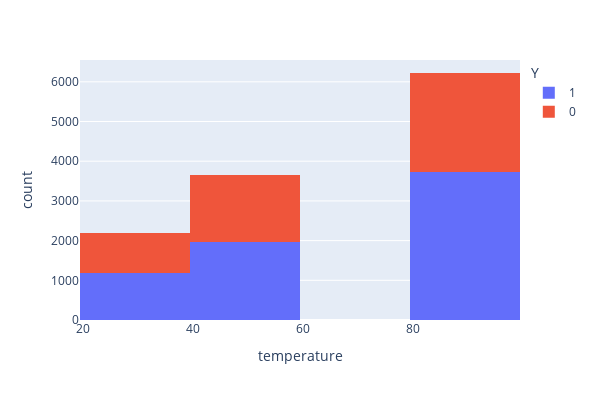

The notebook cell this image was saved under:
### Markdown cell above
6. Use a histogram to visualize the temperature column.

### Code cell
#sns.histplot(clean_data, x='temperature', hue='Y')
px.histogram(data_frame=clean_data, x='temperature', color='Y', width=600, height=400)
# ratio of acceptance for all the temperatures seem similar though 
# 80 degree temperature seems to be higher

### Figure 1 — Plotly figure (JSON) as saved in the notebook; plotly's stock layout.template omitted (floating-point values rounded to 4 significant figures; data arrays with more than 128 entries replaced by an {"elided": "..."} marker saying what was removed)
{"data": [{"alignmentgroup": "True", "bingroup": "x", "hovertemplate": "Y=1<br>temperature=%{x}<br>count=%{y}<extra></extra>", "legendgroup": "1", "marker": {"color": "#636efa", "pattern": {"shape": ""}}, "name": "1", "offsetgroup": "1", "orientation": "v", "showlegend": true, "type": "histogram", "x": {"elided": "6877 int values"}, "xaxis": "x", "yaxis": "y"}, {"alignmentgroup": "True", "bingroup": "x", "hovertemplate": "Y=0<br>temperature=%{x}<br>count=%{y}<extra></extra>", "legendgroup": "0", "marker": {"color": "#EF553B", "pattern": {"shape": ""}}, "name": "0", "offsetgroup": "0", "orientation": "v", "showlegend": true, "type": "histogram", "x": {"elided": "5202 int values"}, "xaxis": "x", "yaxis": "y"}], "layout": {"barmode": "relative", "height": 400, "legend": {"title": {"text": "Y"}, "tracegroupgap": 0}, "margin": {"t": 60}, "width": 600, "xaxis": {"anchor": "y", "domain": [0, 1], "title": {"text": "temperature"}}, "yaxis": {"anchor": "x", "domain": [0, 1], "title": {"text": "count"}}}}
